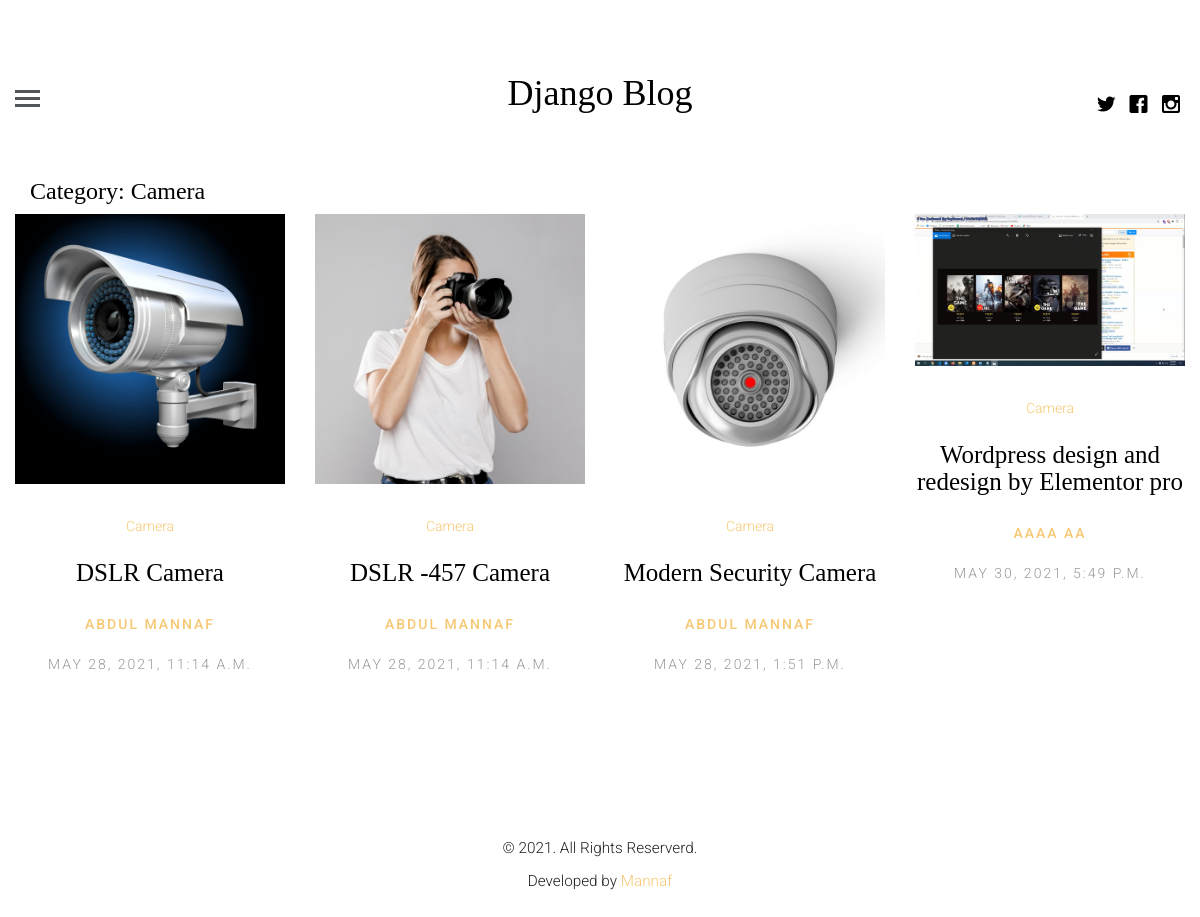
The app's page /topic/Camera/ with its own data.
### blogapp/models.py (models this page shows, shortened)
class category(models.Model):
    name= models.CharField(max_length=100,unique=True)
    def __str__(self):
        return self.name

class article(models.Model):
    article_author= models.ForeignKey(author, on_delete=models.CASCADE)
    title = models.CharField(max_length=200)
    body = models.TextField()
    image = models.FileField()
    created_at = models.DateTimeField(auto_now=False, auto_now_add=True)
    update_at = models.DateTimeField(auto_now=True, auto_now_add=False)
    category = models.ForeignKey(category, on_delete=models.CASCADE)

class author(models.Model):
    name = models.ForeignKey(User, on_delete=models.CASCADE)
    photo = models.FileField()
    details= models.TextField()

### blogapp/views.py (the view)
# urls.py: path('topic/<name>/',views.getTopic,name="topic"),
def getTopic(request,name):
    cat = get_object_or_404(category, name=name) # URL e je category name aslo ta dhore cat e rakhlam
    post = article.objects.filter(category=cat.id) # category (Jake Forenkey Kora ache)=cat.id (je name cat e pabe tar id) => so category id diye sob category post pawawa jabe
    return render(request,'category.html',{"post":post,"cat":cat})

### template/category.html (shortened to what this page needs)
{% extends "base.html" %}
{% load static %}
{% block content %}
	<div class="container-fluid">
    <h3 class="container" >Category: {{cat}}</h3>
		<div class="row fh5co-post-entry">
            {% for p in post %}
                <article class="col-lg-3 col-md-3 col-sm-3 col-xs-6 col-xxs-12 animate-box">
                            <figure>
                                <a href=" {% url 'single_post' id=p.id %} "><img src="{{p.image.url}}" alt="Image" class="img-responsive"></a>
                            </figure>
                            <span class="fh5co-meta"><a href="{% url 'topic' name=p.category.name %}">{{ p.category.name }}</a></span>
                            <h2 class="fh5co-article-title"><a href=" {% url 'single_post' id=p.id %} ">{{ p.title}}</a></h2>
                            <h4 class="fh5co-meta fh5co-date"><a href="{% url 'author' name=p.article_author.name.username %}">{{ p.article_author.name.get_full_name }} </a></h4>
                            <span class="fh5co-meta fh5co-date">{{ p.created_at}}</span>
                        </article>
                        {% empty %}
                         <h2 class="fh5co-article-title">No Post found in this category</h2>
            {% endfor %}
        </div>
	</div>
{% endblock  %}

### blogapp/static/css/style.css (style rules this page uses)
html { background: #fff; }
body { font-family: "Roboto", arial, sans-serif; font-size: 18px; font-weight: 300; line-height: 1.8; color: #222; background: #fff; }
a { color: #f7c873; -webkit-transition: 0.5s; -o-transition: 0.5s; transition: 0.5s; }
h1, h2, h3, h4, h5, h6 { font-family: "Playfair Display", times, serif; color: #000; }
.fh5co-post-entry article { text-align: center; float: left; margin-bottom: 110px; padding-left: 3em; padding-right: 3em; }
@media screen and (max-width: 1200px) { .fh5co-post-entry article { margin-bottom: 80px; padding-left: 15px; padding-right: 15px; } }
.fh5co-post-entry article a img { opacity: 1; -webkit-transition: 0.5s; -o-transition: 0.5s; transition: 0.5s; }
.fh5co-post-entry article figure { margin-bottom: 30px; }
.fh5co-post-entry article h2 { font-family: "Playfair Display", times, serif; font-size: 25px; color: #000; margin-bottom: 30px; }
.fh5co-post-entry article h2 a { color: #000; }
.fh5co-post-entry article .fh5co-meta { font-size: 14px; font-family: "Roboto", arial, sans-serif; color: #999999; margin-bottom: 20px; display: block; }
.fh5co-post-entry article .fh5co-meta.fh5co-date { text-transform: uppercase; letter-spacing: 2px; }
.js .to-animate, .js .to-animate-2, .js .animate-box { opacity: 0; }

### records on screen
category: name "Camera"
article: image (picture), category.name "Camera", title "DSLR Camera", article_author.name.get_full_name "ABDUL MANNAF", created_at "MAY 28, 2021, 11:14 A.M."
article: image (picture), category.name "Camera", title "DSLR -457 Camera", article_author.name.get_full_name "ABDUL MANNAF", created_at "MAY 28, 2021, 11:14 A.M."
article: image (picture), category.name "Camera", title "Modern Security Camera", article_author.name.get_full_name "ABDUL MANNAF", created_at "MAY 28, 2021, 1:51 P.M."
article: image (picture), category.name "Camera", title "Wordpress design and redesign by Elementor pro", article_author.name.get_full_name "AAAA AA", created_at "MAY 30, 2021, 5:49 P.M."
